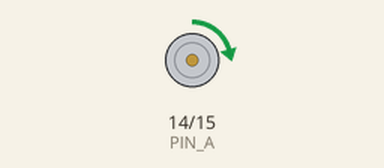
Simulated run of this program. Board: Raspberry Pi (BCM pin numbers). On the bench: motor-driver pin pairs drawn as motors (green arrow = first pin HIGH = forward, orange = second pin HIGH = backward, longer = more drive). At 18.0 s the program stops and its outputs stay as they are.

Above: at 1.0 s.
At 4.0 s:
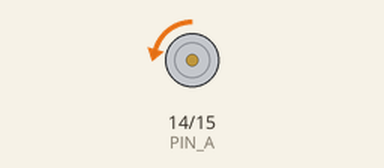
Timing chart, 0 to 7.8 s (numbered marks = the images above):
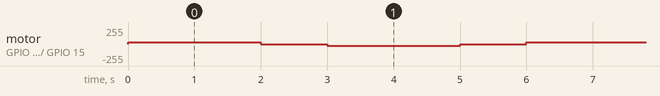

The program:

work3.py
```python
# -*- coding: utf-8 -*-
'''
第3回
DCモータが正転→停止→反転→停止を3回繰り返すプログラムを作ってください。
'''

import RPi.GPIO as GPIO
import time

PIN_A=14
PIN_B=15

GPIO.setmode(GPIO.BCM)

GPIO.setup([PIN_A, PIN_B], GPIO.OUT)
GPIO.output([PIN_A, PIN_B], GPIO.LOW)

motor_A = GPIO.PWM(PIN_A, 100)
motor_B = GPIO.PWM(PIN_B, 100)

motor_A.start(0)
motor_B.start(0)

for i in range(3):
    motor_A.ChangeDutyCycle(10)
    time.sleep(2)

    motor_A.ChangeDutyCycle(0)
    time.sleep(1)

    motor_B.ChangeDutyCycle(10)
    time.sleep(2)

    motor_B.ChangeDutyCycle(0)
    time.sleep(1)


motor_A.stop()
motor_B.stop()
GPIO.cleanup()
quit()
```

Measured:
- by itself, motor on GPIO 14 (PIN_A) / GPIO 15 (PIN_B): repeats every 6.0 s: stopped 1.0 s, backward 26/255 2.0 s, stopped 1.0 s, forward 26/255 2.0 s
